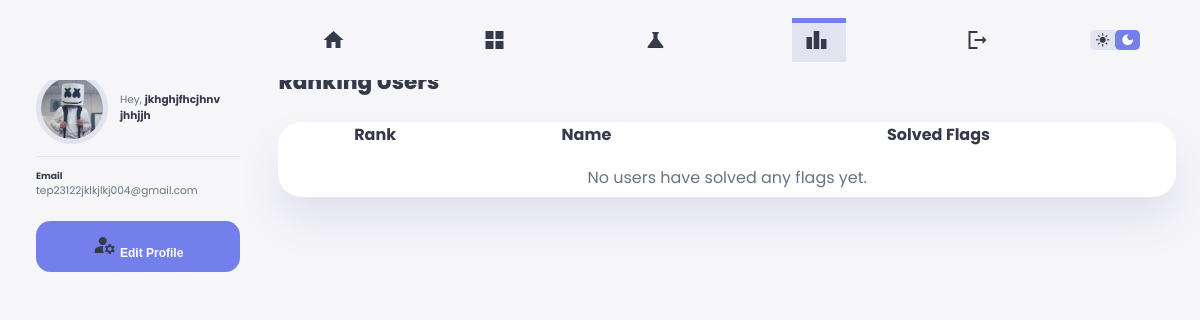
The app's page /Rank.php (signed in), older data.
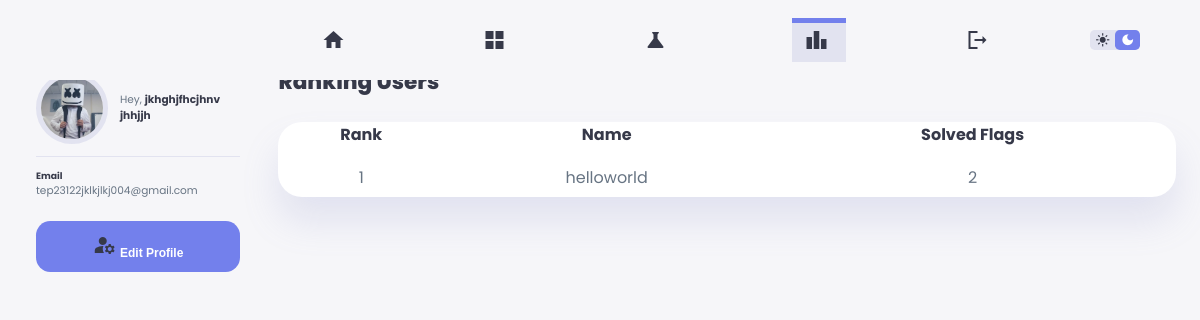
The same page, newer data.
### tables this page shows
CREATE TABLE `users` (
  `user_id` int NOT NULL AUTO_INCREMENT,
  `name` varchar(100) NOT NULL,
  `username` varchar(50) NOT NULL,
  `email` varchar(100) NOT NULL,
  `role_id` int NOT NULL,
  `number_found_flags` int NOT NULL DEFAULT '0',
  `password` varchar(255) NOT NULL,
  PRIMARY KEY (`user_id`),
  UNIQUE KEY `username` (`username`),
  UNIQUE KEY `email` (`email`),
  UNIQUE KEY `unique_username` (`username`),
  UNIQUE KEY `unique_email` (`email`),
  KEY `role_id` (`role_id`),
  CONSTRAINT `users_ibfk_1` FOREIGN KEY (`role_id`) REFERENCES `roles` (`role_id`) ON DELETE RESTRICT
);

### database/conn.php (called while the page is built)
<?php
   $host = "localhost";
   $user = "root";
   $pass = "root";
   $charset = "utf8mb4";
   $db = "hackacdemora";
   $dsn = "mysql:host=$host;dbname=$db;charset=$charset";
   try {
    $pdo = new PDO($dsn, $user, $pass);
   } catch (PDOException $th) {
    throw new PDOException($th->getMessage());
   }
   include 'crud.php';
   $crud = new crud($pdo);
?>

### database/crud.php (called while the page is built, shortened)
<?php
    class crud{
        private $db;
        function __construct($conn){
            $this->db = $conn;
        }
        public function getRanking() {
            try {
                $sql = "
                    SELECT
                        u.user_id,
                        u.name,
                        u.username,
                        u.number_found_flags AS Foundedflags
                    FROM users u
                    ORDER BY u.number_found_flags DESC, u.name ASC
                ";
                $stmt = $this->db->prepare($sql);
                $stmt->execute();
                return $stmt->fetchAll(PDO::FETCH_ASSOC);
            } catch (PDOException $th) {
                error_log($th->getMessage());
                return false;
            }
        }
    }
?>

### Rank.php (the view, shortened to what this page needs)
<?php
include 'include/header.php';
include 'database/conn.php';
$all_users = $crud->getRanking();
$users = array_filter($all_users, function($user) {
    return $user['Foundedflags'] > 0;
});
$users = array_values($users);
?>
<!DOCTYPE html>
<html lang="en">
<body>
    <div class="container">
        <?php include 'include/aside.php'; ?>
        </aside>
        <main>
            <h1>Ranking Users</h1>
            <div class="recent-users">
                <table>
                    <thead>
                        <tr>
                            <th>Rank</th>
                            <th>Name</th>
                            <th>Solved Flags</th>
                        </tr>
                    </thead>
                    <tbody>
                        <?php if (empty($users)): ?>
                            <tr>
                                <td colspan="3">No users have solved any flags yet.</td>
                            </tr>
                        <?php else: ?>
                            <?php
                            $current_rank = 1;
                            $prev_flags = -1;
                            $display_rank = 1;
                            foreach ($users as $user):
                                if ($user['Foundedflags'] != $prev_flags) {
                                    $display_rank = $current_rank;
                                }
                                $prev_flags = $user['Foundedflags'];
                            ?>
                                <tr>
                                    <td><?php echo $display_rank; ?></td>
                                    <td><?php echo htmlspecialchars($user['name']); ?></td>
                                    <td><?php echo (int)$user['Foundedflags']; ?></td>
                                </tr>
                            <?php
                                $current_rank++;
                            endforeach;
                            ?>
                        <?php endif; ?>
                    </tbody>
                </table>
            </div>
        </main>
    </div>
</body>
</html>

### include/header.php (shortened to what this page needs)
<html lang="en">
<head>
    <link rel="stylesheet" href="https://cdnjs.cloudflare.com/ajax/libs/font-awesome/6.5.1/css/all.min.css">
    <link rel="stylesheet" href="admin.css">
    <link rel="stylesheet" href="style.css">
</head>
<body>
    <header>
        <div class="navbar">
            <a href="index.php">
                <span class="material-icons-sharp">home</span>
            </a>
            <a href="academy.php">
                <span class="material-icons-sharp">grid_view</span>
            </a>
            <a href="Labs.php">
                <span class="material-icons-sharp">science</span>
            </a>
            <a href="Rank.php">
                <span class="material-icons-sharp">leaderboard</span>
            </a>
            <?php if (isset($_SESSION['username'])): ?>
                <a href="logout.php">
                    <span class="material-icons-sharp">logout</span>
                </a>
            <?php endif; ?>
        </div>
        <div class="theme-toggler">
            <span class="material-icons-sharp active">light_mode</span>
            <span class="material-icons-sharp">dark_mode</span>
        </div>
    </header>
</body>
</html>

### include/aside.php
<aside>
  <div class="profile">
    <?php
      $profileName = isset($_SESSION['name']) ? $_SESSION['name'] : 'Guest';
      $profileEmail = isset($_SESSION['email']) ? $_SESSION['email'] : 'unknown@gmail.com';
    ?>
    <div class="top">
      <div class="profile-photo">
        <img id="profileImage" src="./images/profile-1.jpg" alt="Profile picture" />
      </div>
      <div class="info">
        <p>Hey, <b id="profileName"><?php echo $profileName; ?></b></p>
      </div>
    </div>
    <div class="about">
      <h5>Email</h5>
      <p id="profileEmail"><?php echo $profileEmail; ?></p>
    </div>
    <button id="openProfileModal" class="btn-primary-full">
      <span class="material-icons-sharp">manage_accounts</span>
      Edit Profile
    </button>
  </div>

### admin.css (style rules this page uses)
.recent-users { margin-top: 2rem; }
.recent-users table { background: var(--color-white); width: 100%; border-radius: var(--card-border-radius); padding: var(--card-padding); text-align: center; box-shadow: var(--box-shadow); transition: all 300ms ease; border-collapse: collapse; }
.recent-users table tbody td { height: 3.2rem; border-bottom: 1px solid var(--color-light); color: var(--color-dark-varient); }
.recent-users table tbody tr:last-child td { border: none; }
.recent-users table thead th { padding-bottom: 1rem; color: var(--color-dark); }

### style.css (style rules this page uses)
:root { --color-primary: #7380ec; --color-danger: #ff7782; --color-success: #41f1b6; --color-warning: #ffbb55; --color-white: #fff; --color-info: #7d8da1; --color-dark: #363949; --color-light: rgba(132, 139, 200, 0.18); --color-dark-varient: #677483; --color-background: #f6f6f9; --card-border-radius: 2rem; --card2-border-radius: 1.5rem; --border-radius-1: 0.4rem; --border-radius-2: 1.2rem; --card-padding: 1.8rem; --box-shadow: 0 2rem 3rem var(--color-light); --box-shadow2: 0 1rem 3rem var(--color-light); }
* { margin: 0; padding: 0; text-decoration: none; list-style: none; box-sizing: border-box; }
html { font-size: 14px; scroll-behavior: smooth; }
body { font-family: "Poppins", sans-serif; font-size: 0.88rem; background: var(--color-background); user-select: none; overflow-x: hidden; color: var(--color-dark); }
* { color: var(--color-dark); }
img { display: block; width: 100%; }
h1 { font-weight: 800; font-size: 1.8rem; }
h5 { font-size: 0.77rem; }
p { color: var(--color-dark-varient); }
b { color: var(--color-dark); }
.container { width: 95%; margin: 0 3rem; gap: 1.8rem; display: flex; justify-content: space-around; }
header { width: 100vw; height: 10vh; background-color: var(--color-background); }
header { display: flex; align-items: center; padding: 0 3rem; color: var(--color-info); }
header .navbar { width: 80%; display: flex; align-items: center; justify-content: space-evenly; }
header .navbar a { display: flex; margin-left: 2rem; gap: 1rem; align-items: center; justify-content: space-between; position: relative; height: 3.7rem; transition: all 300ms ease; padding: 0 2rem; }
header .navbar a.active { background: var(--color-light); color: var(--color-primary); }
header .navbar a.active::before { content: ""; background-color: var(--color-primary); position: absolute; height: 5px; width: 100%; left: 0; top: 0; }
header .theme-toggler { background: var(--color-light); display: flex; justify-content: space-between; align-items: center; height: 1.6rem; width: 4.2rem; cursor: pointer; border-radius: var(--border-radius-1); margin-right: 2rem; }
header .theme-toggler span { font-size: 1.2rem; width: 50%; height: 100%; display: flex; align-items: center; justify-content: center; }
header .theme-toggler span.active { background-color: var(--color-primary); color: white; border-radius: var(--border-radius-1); }
aside { width: 17rem; }
aside .profile { margin-top: 2rem; width: 17rem; }
aside .profile .top { display: flex; align-items: center; gap: 1rem; border-bottom: 1px solid var(--color-light); padding-bottom: 1rem; }
aside .profile .top .profile-photo { width: 6rem; height: 6rem; border-radius: 50%; overflow: hidden; border: 5px solid var(--color-light); transition: all 400ms ease; }
aside .profile .top p { width: 9rem; }
aside .profile .about p { padding-bottom: 1rem; }
aside .profile .about { margin-top: 1rem; }
main { width: 80%; margin-top: 1.4rem; margin-left: 1.4rem; }
@media screen and (max-width: 1200px) { html { font-size: 12px; } }
@media screen and (max-width: 1200px) { .container { grid-template-columns: 13rem auto 20rem; } }
@media screen and (max-width: 1200px) { header { position: fixed; } }
@media screen and (max-width: 1200px) { .container { padding-top: 4rem; } }
@media screen and (max-width: 1200px) { header .navbar a { width: 4.5rem; padding: 0 1rem; } }
.btn-primary-full { width: 100%; padding: 1rem; background-color: var(--color-primary); color: white; border-radius: var(--border-radius-2); border: none; font-weight: 600; font-size: 1rem; cursor: pointer; transition: all 300ms ease; margin-top: 10px; }

Row changes from the older to the newer data that the page shows:
added users: display_rank "1", name "helloworld", number_found_flags "2"
Text that changed along with them:
text no longer shown: "No users have solved any flags yet."
